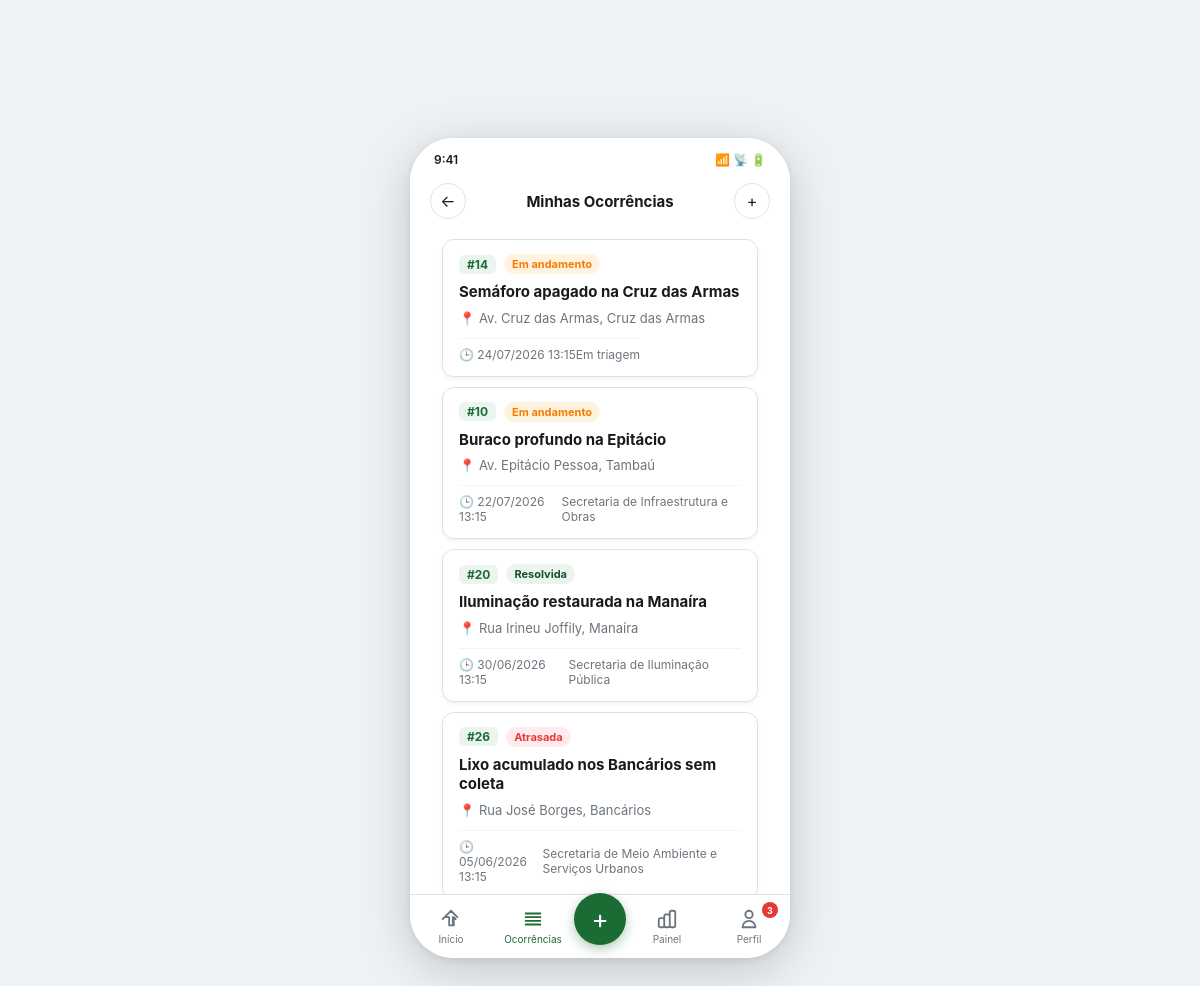
The page /?page=ocorrencias (signed in) on the database its author committed.
### tables this page shows
CREATE TABLE IF NOT EXISTS localizacoes (
    id INT AUTO_INCREMENT PRIMARY KEY,
    ocorrencia_id INT NOT NULL,
    estado VARCHAR(2) NOT NULL DEFAULT 'PB',
    cidade VARCHAR(255) NOT NULL DEFAULT 'João Pessoa',
    bairro VARCHAR(255) NOT NULL,
    rua VARCHAR(255) NOT NULL,
    numero VARCHAR(50) NULL,
    latitude DECIMAL(10,8) DEFAULT 0,
    longitude DECIMAL(11,8) DEFAULT 0,
    FOREIGN KEY (ocorrencia_id) REFERENCES ocorrencias(id) ON DELETE CASCADE
);

CREATE TABLE IF NOT EXISTS ocorrencias (
    id INT AUTO_INCREMENT PRIMARY KEY,
    titulo VARCHAR(255) NOT NULL,
    descricao TEXT NOT NULL,
    categoria ENUM('buraco_na_via', 'iluminacao_publica', 'alagamento', 'terreno_baldio', 'limpeza_urbana', 'outros') NOT NULL,
    status ENUM('em_andamento', 'encaminhada', 'resolvida', 'cancelada', 'atrasada') NOT NULL DEFAULT 'em_andamento',
    prioridade ENUM('baixa', 'media', 'alta') NOT NULL DEFAULT 'media',
    usuario_id INT NOT NULL,
    secretaria_id INT NULL,
    data_registro TIMESTAMP DEFAULT CURRENT_TIMESTAMP,
    prazo_resolucao DATE NULL,
    data_conclusao TIMESTAMP NULL,
    justificativa_cancelamento TEXT NULL,
    FOREIGN KEY (usuario_id) REFERENCES usuarios(id) ON DELETE CASCADE,
    FOREIGN KEY (secretaria_id) REFERENCES secretarias(id) ON DELETE SET NULL
);

CREATE TABLE IF NOT EXISTS secretarias (
    id INT AUTO_INCREMENT PRIMARY KEY,
    nome VARCHAR(255) NOT NULL,
    categoria_responsavel ENUM('buraco_na_via', 'iluminacao_publica', 'alagamento', 'terreno_baldio', 'limpeza_urbana', 'outros') NOT NULL,
    prefeitura_id INT NOT NULL,
    FOREIGN KEY (prefeitura_id) REFERENCES prefeituras(id) ON DELETE CASCADE
);

### controllers/OcorrenciaController.php (called while the page is built, shortened)
<?php
require_once __DIR__ . '/../models/Ocorrencia.php';
class OcorrenciaController {
    private Ocorrencia $ocorrenciaModel;
    public function __construct() {
        $db = Database::getInstance();
        $this->ocorrenciaModel = new Ocorrencia($db);
    }
    public function listarMinhas(): void {
        $idUsuario = $_SESSION['user_id'];
        $ocorrencias = $this->ocorrenciaModel->findByUsuario($idUsuario, 50);
        require_once __DIR__ . '/../views/ocorrencias/minhas.php';
    }
}

### models/Ocorrencia.php (called while the page is built, shortened)
<?php
class Ocorrencia {
    private PDO $db;
    public function __construct(PDO $db) {
        $this->db = $db;
    }
    public function findByUsuario(int $idUsuario, int $limite = 10): array {
        $query = "SELECT o.*, l.bairro, l.rua, l.cidade, s.nome AS secretaria_nome
                FROM ocorrencias o
                LEFT JOIN localizacoes l ON o.id = l.ocorrencia_id
                LEFT JOIN secretarias s ON o.secretaria_id = s.id
                WHERE o.usuario_id = :user_id
                ORDER BY o.data_registro DESC
                LIMIT :limit";
        $consulta = $this->db->prepare($query);
        $consulta->bindValue(':user_id', $idUsuario, PDO::PARAM_INT);
        $consulta->bindValue(':limit', $limite, PDO::PARAM_INT);
        $consulta->execute();
        return $consulta->fetchAll();
    }
}

### config/config.php (called while the page is built, shortened)
<?php
function sanitize(string $dados): string {
    return htmlspecialchars(trim($dados), ENT_QUOTES, 'UTF-8');
}

### views/ocorrencias/minhas.php (the view, shortened to what this page needs)
<?php
require_once __DIR__ . '/../layout/header.php';
?>
<div class="top-bar">
    <a href="?page=home" class="btn-icon">←</a>
    <span class="top-bar-title">Minhas Ocorrências</span>
    <a href="?page=nova-ocorrencia" class="btn-icon" title="Nova Ocorrência">+</a>
</div>
<div class="content">
    <?php if (empty($ocorrencias)): ?>
        <div class="card" style="text-align: center; padding: 32px 16px; color: var(--text-muted);">
            <div style="font-size: 36px; margin-bottom: 8px;">📋</div>
            <p style="font-size: 15px; font-weight: 600;">Nenhuma ocorrência registrada</p>
            <p style="font-size: 13px; margin-top: 4px;">Você ainda não registrou nenhum problema na sua cidade.</p>
            <a href="?page=nova-ocorrencia" class="btn btn-primary" style="margin-top: 16px;">Registrar ocorrência</a>
        </div>
    <?php else: ?>
        <?php foreach ($ocorrencias as $oc): ?>
            <?php
                $badgeClass = 'badge-orange';
                $statusText = 'Em andamento';
                if ($oc['status'] === 'encaminhada') { $badgeClass = 'badge-blue'; $statusText = 'Encaminhada'; }
                elseif ($oc['status'] === 'resolvida') { $badgeClass = 'badge-green'; $statusText = 'Resolvida'; }
                elseif ($oc['status'] === 'cancelada') { $badgeClass = 'badge-red'; $statusText = 'Cancelada'; }
                elseif ($oc['status'] === 'atrasada') { $badgeClass = 'badge-red'; $statusText = 'Atrasada'; }
            ?>
            <a href="?page=ocorrencia/detalhe&id=<?= $oc['id'] ?>" class="card occurrence-card">
                <div class="header">
                    <span class="id-tag">#<?= $oc['id'] ?></span>
                    <span class="badge <?= $badgeClass ?>"><?= $statusText ?></span>
                </div>
                <div class="title"><?= sanitize($oc['titulo']) ?></div>
                <div class="location">
                    📍 <?= sanitize(($oc['rua'] ?? '') . ', ' . ($oc['bairro'] ?? '')) ?>
                </div>
                <div class="footer">
                    <span>🕒 <?= date('d/m/Y H:i', strtotime($oc['data_registro'])) ?></span>
                    <span><?= sanitize($oc['secretaria_nome'] ?? 'Em triagem') ?></span>
                </div>
            </a>
        <?php endforeach; ?>
    <?php endif; ?>
</div>
<?php
require_once __DIR__ . '/../layout/nav.php';
require_once __DIR__ . '/../layout/footer.php';
?>

### public/css/style.css (style rules this page uses)
:root { --green: #1B6B35; --green-light: #2E8B4A; --green-bg: #EBF4EE; --green-text: #155228; --orange: #F57C00; --orange-bg: #FFF3E0; --blue: #1565C0; --blue-bg: #E3F0FF; --gray-50: #F8F9FA; --gray-100: #F1F3F5; --gray-200: #E9ECEF; --gray-400: #ADB5BD; --gray-600: #6C757D; --gray-800: #343A40; --border: #E0E0E0; --text: #1A1A1A; --text-muted: #6C757D; --font-family: -apple-system, BlinkMacSystemFont, 'Segoe UI', Roboto, Helvetica, Arial, sans-serif; --shadow-sm: 0 2px 4px rgba(0,0,0,0.05); --shadow-md: 0 8px 40px rgba(0,0,0,0.14); }
* { box-sizing: border-box; margin: 0; padding: 0; font-family: var(--font-family); -webkit-tap-highlight-color: transparent; }
body { background: #eef2f5; color: var(--text); display: flex; justify-content: center; align-items: center; min-height: 100vh; padding: 20px 0; overflow: hidden; }
.screen-body, .content { flex: 1; overflow-y: auto; -webkit-overflow-scrolling: touch; display: flex; flex-direction: column; justify-content: flex-start; padding: 12px 16px 24px; }
.top-bar { display: flex; align-items: center; justify-content: space-between; padding: 14px 20px 8px; background: #fff; flex-shrink: 0; }
.top-bar-title { font-size: 17px; font-weight: 800; color: var(--text); }
.btn-icon { width: 36px; height: 36px; border-radius: 50%; border: 1px solid var(--border); display: flex; align-items: center; justify-content: center; color: var(--text); text-decoration: none; font-size: 16px; background: #fff; }
.card { background: #fff; border: 1px solid var(--border); border-radius: 14px; padding: 16px; box-shadow: var(--shadow-sm); display: flex; flex-direction: column; gap: 8px; text-decoration: none; color: inherit; transition: transform 0.15s ease, box-shadow 0.15s ease; margin-bottom: 10px; }
.occurrence-card, .occ-list-card { background: #fff; border: 1px solid var(--border); border-radius: 14px; padding: 16px; margin-bottom: 12px; box-shadow: var(--shadow-sm); display: flex; flex-direction: column; gap: 8px; text-decoration: none; color: inherit; transition: border-color 0.2s ease, box-shadow 0.2s ease; }
.occurrence-card .header, .occ-list-top { display: flex; align-items: center; justify-content: space-between; gap: 8px; }
.id-tag { font-size: 12px; font-weight: 700; color: var(--green); background: var(--green-bg); padding: 2px 8px; border-radius: 6px; }
.occurrence-card .title, .occ-list-title { font-size: 15px; font-weight: 700; color: var(--text); line-height: 1.3; }
.occurrence-card .location, .occ-list-addr { font-size: 13px; color: var(--text-muted); }
.occurrence-card .footer, .occ-list-meta { display: flex; align-items: center; justify-content: space-between; font-size: 12px; color: var(--text-muted); border-top: 1px solid var(--gray-100); padding-top: 8px; margin-top: 4px; }
.top-bar { display: flex; justify-content: space-between; align-items: center; padding: 12px 20px 8px; background: #fff; }
.top-bar-title { font-size: 15px; font-weight: 700; color: var(--text); }
.badge { padding: 3px 8px; border-radius: 20px; font-size: 11px; font-weight: 700; white-space: nowrap; flex-shrink: 0; }
.badge-orange { background: var(--orange-bg); color: var(--orange); }
.badge-green { background: var(--green-bg); color: var(--green-text); }
.badge-red { background: #FFEBEE; color: #E53935; }
.occurrence-card { margin: 0 16px 10px; border: 1px solid var(--border); border-radius: 12px; padding: 14px 16px; cursor: pointer; display: flex; justify-content: space-between; align-items: flex-start; gap: 8px; text-decoration: none; color: inherit; background: #fff; }

### rows shown on the page
localizacoes: ocorrencia "14", statusText "Em andamento", ocorrencia.titulo "Semáforo apagado na Cruz das Armas", rua+bairro "Av. Cruz das Armas, Cruz das Armas", ocorrencia.data_registro "24/07/2026 13:15", secretaria_nome "Em triagem"
ocorrencias: id "10", statusText "Em andamento", titulo "Buraco profundo na Epitácio", localizacoes.rua+bairro "Av. Epitácio Pessoa, Tambaú", data_registro "22/07/2026 13:15", secretaria.nome "Secretaria de Infraestrutura e Obras"
ocorrencias: id "20", status "Resolvida", titulo "Iluminação restaurada na Manaíra", localizacoes.rua+bairro "Rua Irineu Joffily, Manaíra", data_registro "30/06/2026 13:15", secretaria.nome "Secretaria de Iluminação Pública"
ocorrencias: id "26", status "Atrasada", titulo "Lixo acumulado nos Bancários sem coleta", localizacoes.rua+bairro "Rua José Borges, Bancários", data_registro "05/06/2026 13:15", secretaria.nome "Secretaria de Meio Ambiente e Serviços Urbanos"

### other values the page prints
$unreadNotifsCount "3"
